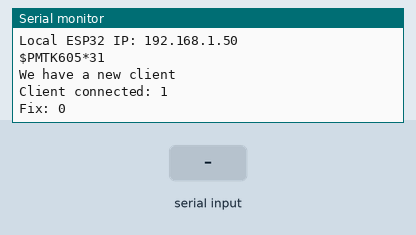
Simulated run of this sketch. Board: ESP32. Shown: the last lines printed to the serial monitor. The test bench sets the inputs (shaded band). WiFi joins after 1.5 s; servers stay silent unless stated.

Above: at 4.0 s.
4.1 s: "1,1\n" received over Serial
At 4.6 s:
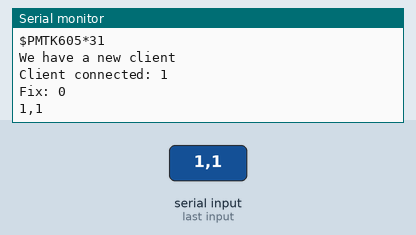
5.6 s: "$GPGSA\n" received over Serial
At 6.7 s:
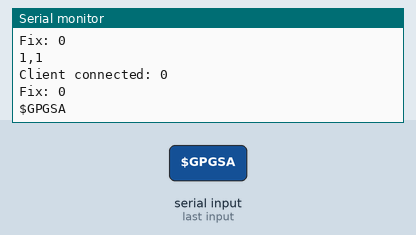
7.1 s: "1\n" received over Serial
At 8.1 s:
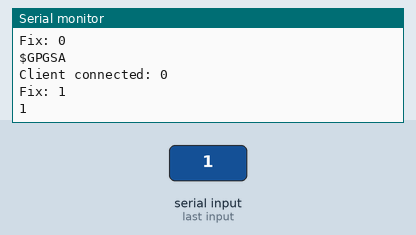
8.6 s: "$GPGGA\n" received over Serial
At 8.86 s:
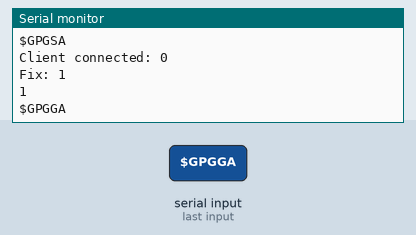
10.1 s: "90,45,200\n" received over Serial
At 10.8 s:
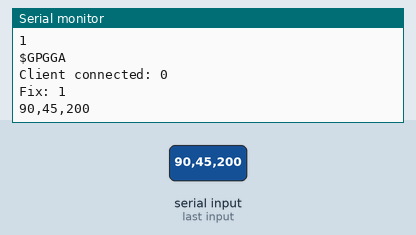

The sketch:

custom_gps_parsing.ino
```cpp
// Test code for Ultimate GPS Using Hardware Serial (e.g. GPS Flora or FeatherWing)
//
// This code shows how to listen to the GPS module via polling. Best used with
// Feathers or Flora where you have hardware Serial and no interrupt
//
// Tested and works great with the Adafruit GPS FeatherWing
// ------> https://www.adafruit.com/products/3133
// or Flora GPS
// ------> https://www.adafruit.com/products/1059
// but also works with the shield, breakout
// ------> https://www.adafruit.com/products/1272
// ------> https://www.adafruit.com/products/746
//
// Pick one up today at the Adafruit electronics shop
// and help support open source hardware & software! -ada

#include <HardwareSerial.h>
#include <string.h>
#include <WiFi.h>
#include <WiFiClient.h>

// what's the name of the hardware serial port?
HardwareSerial MySerial(0);
#define GPSSerial MySerial

#define PMTK_SET_NMEA_UPDATE_1HZ  "$PMTK220,1000*1F"
#define PMTK_SET_NMEA_UPDATE_5HZ  "$PMTK220,200*2C"
#define PMTK_SET_NMEA_UPDATE_10HZ "$PMTK220,100*2F"

// turn on only the second sentence (GPRMC)
#define PMTK_SET_NMEA_OUTPUT_RMCONLY "$PMTK314,0,1,0,0,0,0,0,0,0,0,0,0,0,0,0,0,0,0,0*29"
// turn on GPRMC and GGA
#define PMTK_SET_NMEA_OUTPUT_RMCGGA "$PMTK314,0,1,0,1,0,0,0,0,0,0,0,0,0,0,0,0,0,0,0*28"
// turn on ALL THE DATA
#define PMTK_SET_NMEA_OUTPUT_ALLDATA "$PMTK314,1,1,1,1,1,1,0,0,0,0,0,0,0,0,0,0,0,0,0*28"
// turn off output
#define PMTK_SET_NMEA_OUTPUT_OFF "$PMTK314,0,0,0,0,0,0,0,0,0,0,0,0,0,0,0,0,0,0,0*28"

#define PMTK_Q_RELEASE "$PMTK605*31"

uint32_t timer = millis();

const char* ssid = "NathanielHotSpot";
const char* password = "sjgd0234";

const char* server_ip = "192.168.166.10";
const int server_port = 25;

float latitude = 0.0;
float longitude = 0.0;
float altitude = 0.0;

bool hasFix = false;

String delimeter = ",";
const char* del = delimeter.c_str();

WiFiServer server(25);
WiFiClient client;
boolean alreadyConnected = false;


void setup()
{
  //while (!Serial);  // uncomment to have the sketch wait until Serial is ready

  // connect at 115200 so we can read the GPS fast enough and echo without dropping chars
  // also spit it out
  Serial.begin(115200);
  Serial.println("Adafruit GPS library basic parsing test!");

  // 9600 NMEA is the default baud rate for Adafruit MTK GPS's- some use 4800
  GPSSerial.begin(9600);
  GPSSerial.println(PMTK_SET_NMEA_OUTPUT_ALLDATA); //Turn on all data (need GPGGA and GPGSA right now to make the code work)
  //If we have issues with all data, I can figure out a way to not need GPGSA
  GPSSerial.println(PMTK_SET_NMEA_UPDATE_1HZ); // 1 Hz update rate

  // Request updates on antenna status, comment out to keep quiet
  //GPSSerial.println(PGCMD_ANTENNA);

  delay(1000);

  Serial.println("Connecting");
  WiFi.mode(WIFI_STA);
  WiFi.begin(ssid, password);
  while(WiFi.status() != WL_CONNECTED){
      delay(500);
      Serial.println("Not Connected");
      digitalWrite(LED_BUILTIN, HIGH);
      delay(50);
      digitalWrite(LED_BUILTIN, LOW);
      delay(50);
  }
  Serial.println("\nConnected to the WiFi network");
  digitalWrite(LED_BUILTIN, HIGH);
  Serial.print("Local ESP32 IP: ");
  Serial.println(WiFi.localIP());
  server.begin();

  // Ask for firmware version
  GPSSerial.println(PMTK_Q_RELEASE);
}

void loop() // run over and over again
{
  // read data from the GPS in the 'main loop'
  //THIS NEEDS TO BE FIXED TO TRY/CATCH FOR DIFFERENT INCOMING DATA
  //I think I can just read in the header and decide what to do from there
  if (client.connect(server_ip, server_port)) {
    alreadyConnected = true;
    Serial.println("We have a new client");

    while (client) {
      if (GPSSerial.available()) {
        String str = GPSSerial.readStringUntil('\n');
        if (str) {
          Serial.println(str);
          //Serial.println(str);
          char* c = (char*) str.c_str();
          char * header = strtok(c, del);
          if (strcmp(header,"$GPGSA")==0) {
            //Use this to check if we have fix
            char * mode = strtok(nullptr, del);
            char * fix = strtok(nullptr, del);
            if (strcmp(fix, "1") != 0 && !hasFix) {
              //There is a 2D (2) or 3D (3) fix
              hasFix = true;
            } else if (strcmp(fix, "1") == 0 && hasFix) {
              hasFix = false;
            }
          } else if ((strcmp(header, "$GPGGA") == 0) && hasFix) {
            char * utc = strtok(nullptr, del);

            char * lat = strtok(nullptr, del); //Latitude (DDmm.mm)
            char * latDir = strtok(nullptr, del); //Latitude direction (N, S)

            char * lon = strtok(nullptr, del); //Longitude (DDDmm.mm)
            char * lonDir = strtok(nullptr, del); //Longitude direction (E, W)

            char * quality = strtok(nullptr, del); //Quality
            char * numSats = strtok(nullptr, del); //Number of Satellites in use
            char * hdop = strtok(nullptr, del); //Horizontal dilution of precision

            char * alt = strtok(nullptr, del); //Atlitude above mean sea level
            char * altUnits = strtok(nullptr, del); //Altitude units (M = meters)

            char * undulation = strtok(nullptr, del);
            char * uUnits = strtok(nullptr, del); //Undulation units
            char * ageSec = strtok(nullptr, del); //Age of correction data (seconds)

            latitude = atof(lat);
            longitude = atof(lon);
            altitude = atof(alt);
          }
        }
      }

      // approximately every 2 seconds or so, print out the current stats
      if (millis() - timer > 2000) {
        timer = millis(); // reset the timer
        Serial.print("Client connected: ");
        Serial.println(client.connected());
        Serial.print("Fix: "); Serial.println((int)hasFix);

        client.print("start:");
        client.println( (int)hasFix);
        client.println(latitude, 7);
        client.println(longitude, 7);
        client.println(altitude);
      }
    }
  }

}
```

Measured:
- after the input at 4.1 s, the serial monitor: prints a new line at once (image 1)
- after the input at 5.6 s, the serial monitor: prints a new line at once (image 2)
- after the input at 7.1 s, the serial monitor: prints a new line at once (image 3)
- after the input at 8.6 s, the serial monitor: prints a new line at once (image 4)
- after the input at 10.1 s, the serial monitor: prints a new line at once (image 5)
